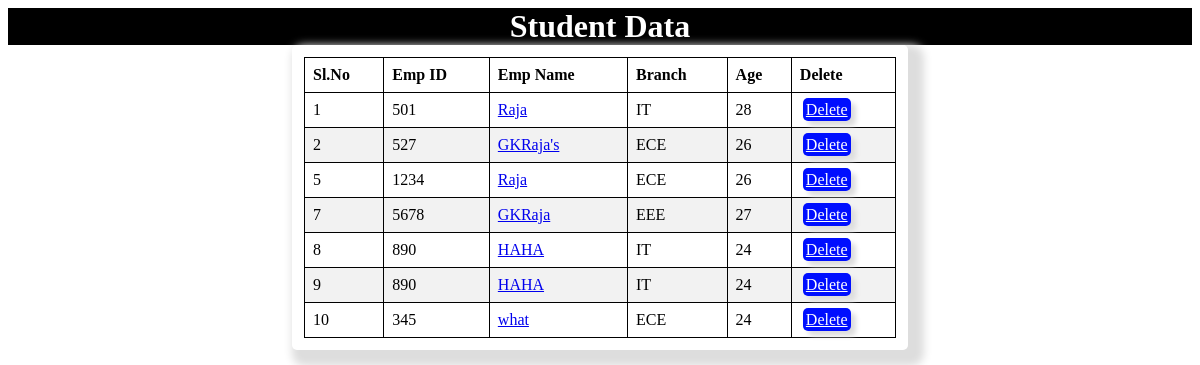
Screenshot of /myapp2/show/ with the database file from the repository.
### myApp2/models.py (models this page shows, shortened)
class Student(models.Model):
	branches = [('CSE','cse'),
				('ECE','ece'),
				('IT','it'),
				('EEE','eee')]
	stuid = models.CharField(max_length=10)
	stuName = models.CharField(max_length=50)
	branch = models.CharField(max_length=50,choices=branches)
	age = models.IntegerField()

### myApp2/views.py (the view)
# urls.py: path('show/',views.show, name='show'),
def show(request):
    data =Student.objects.all()
    return render(request,'myApp2/show.html',{'data':data})

### myApp2/templates/myApp2/show.html (shortened to what this page needs)
{% load static %}
<!DOCTYPE html>
<html lang="en" dir="ltr">
  <head>
    <link rel="stylesheet" type="text/css" href="{% static 'css/style.css' %}">
  </head>
  <body>
    <h1>Student Data</h1>
    <div class="main">
      <table>
        <thead>
          <tr>
            <th>Sl.No</th>
            <th>Emp ID</th>
            <th>Emp Name</th>
            <th>Branch</th>
            <th>Age</th>
            <th>Delete</th>
          </tr>
        </thead>
        <tbody>
          {% for info in data %}
            <tr>
              <td>{{info.id}}</td>
              <td>{{info.stuid}}</td>
              <td><a href="{% url 'edit' info.id %}">{{info.stuName}}</a></td>
              <td>{{info.branch}}</td>
              <td>{{info.age}}</td>
              <td><a class="delete" href="{% url 'delete' info.id %}">Delete</a></td>
            </tr>
          {% endfor %}
        </tbody>
      </table>
    </div>
  </body>
</html>

### myApp2/static/css/style.css (style rules this page uses)
.main { box-shadow: 8px 8px 8px 8px #ddd; width: auto; padding: 1%; width: 50%; margin-left: auto; margin-right: auto; border-radius: 5px 5px 5px 5px; }
h1 , h2 { margin: 0; background-color: #000000; color: #ffffff; text-align: center; }
table { border-collapse: collapse; width: 100%; }
th, td { text-align: left; padding: 8px; }
tr:nth-child(even) { background-color: #f2f2f2; }
table, th, td { border: 1px solid black; }
.delete { box-shadow: 5px 5px 5px #ddd; background-color: #000fff; color: #ffffff; border: 2px 2px 2px 2px solid #ddd; border-radius: 5px 5px 5px 5px; margin: 3px; padding: 3px; }

### rows the page displays
Student: id "1", stuid "501", stuName "Raja", branch "IT", age "28"
Student: id "2", stuid "527", stuName "GKRaja's", branch "ECE", age "26"
Student: id "5", stuid "1234", stuName "Raja", branch "ECE", age "26"
Student: id "7", stuid "5678", stuName "GKRaja", branch "EEE", age "27"
Student: id "8", stuid "890", stuName "HAHA", branch "IT", age "24"
Student: id "9", stuid "890", stuName "HAHA", branch "IT", age "24"
Student: id "10", stuid "345", stuName "what", branch "ECE", age "24"
